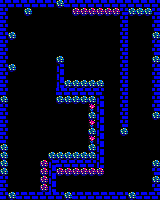

The image is a tile-based game level rendered from a .tmx file. Its description and complete source (layers, tilesets, objects, tile grids) follow:
An orthogonal 20x25 tile map with 8x8 px tiles, 1 tile layer (Capa de Patrones 1).

<map version="1.2" tiledversion="1.2.4" orientation="orthogonal" renderorder="right-down" width="20" height="25" tilewidth="8" tileheight="8" infinite="0" nextlayerid="2" nextobjectid="1">
 <tileset firstgid="1" source="sp.tsx" />
 <layer id="1" name="Capa de Patrones 1" width="20" height="25">
  <data encoding="csv">
17,17,17,17,17,17,17,36,17,17,17,17,17,17,17,17,17,17,17,17,
17,1,1,36,1,1,1,1,1,37,37,37,37,37,37,16,36,36,36,16,
17,1,1,1,1,1,1,1,1,1,1,1,1,1,1,16,1,1,1,16,
17,1,1,1,1,1,1,1,1,1,1,1,1,1,1,16,1,1,1,16,
17,36,1,1,1,1,1,1,1,1,1,1,1,1,1,16,1,1,1,36,
17,1,1,1,1,1,1,1,1,1,1,1,1,1,1,16,1,1,1,16,
17,1,1,1,1,1,1,1,1,1,1,1,1,1,1,16,1,1,1,16,
17,1,1,1,1,1,1,36,1,1,1,1,1,1,1,16,1,1,1,36,
17,36,1,1,1,1,1,18,1,1,1,1,1,1,1,16,1,1,1,16,
17,1,1,1,1,1,1,18,1,1,1,1,1,1,1,16,1,1,1,16,
17,1,1,1,1,1,1,18,36,36,36,36,36,1,1,16,1,1,1,16,
17,1,1,1,1,1,1,17,17,17,17,17,17,1,1,16,1,1,1,16,
36,1,1,1,1,1,1,36,36,36,36,36,18,1,1,16,1,1,1,16,
17,1,1,1,1,1,1,1,1,1,1,9,18,1,1,16,1,1,1,16,
17,1,1,1,1,1,1,1,1,1,1,36,18,1,1,16,1,1,1,36,
17,1,1,1,1,1,1,1,1,1,1,9,18,1,1,16,1,1,1,1,
17,1,1,1,1,1,1,1,1,1,1,36,18,1,1,36,1,1,1,1,
17,1,1,1,1,1,1,1,1,1,1,9,18,1,1,1,1,1,1,1,
36,1,1,1,1,1,1,1,1,1,1,36,18,1,1,1,1,1,1,1,
36,1,1,1,1,1,36,36,36,36,36,36,18,1,1,1,1,1,1,1,
36,1,1,1,1,37,18,17,17,17,17,17,18,1,1,1,1,1,1,36,
36,1,1,1,1,37,18,37,37,37,37,37,37,1,1,1,1,1,1,16,
17,1,1,1,1,37,18,1,1,1,1,1,1,1,1,1,1,1,1,36,
17,1,1,1,1,37,18,1,1,1,1,1,1,1,1,1,1,1,1,16,
17,36,17,17,17,17,17,17,36,17,17,17,17,17,17,17,36,17,17,17
</data>
 </layer>
</map>
